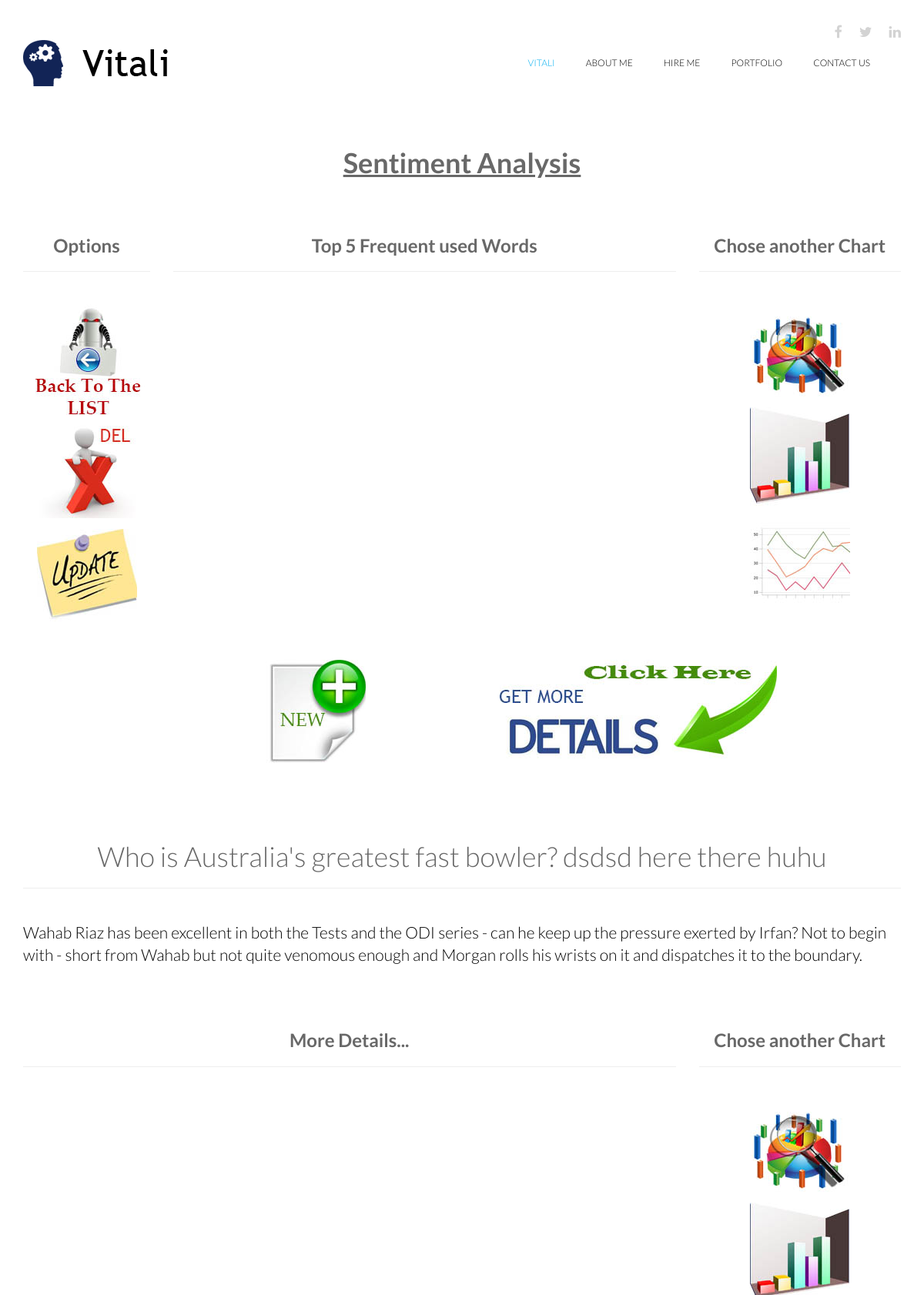
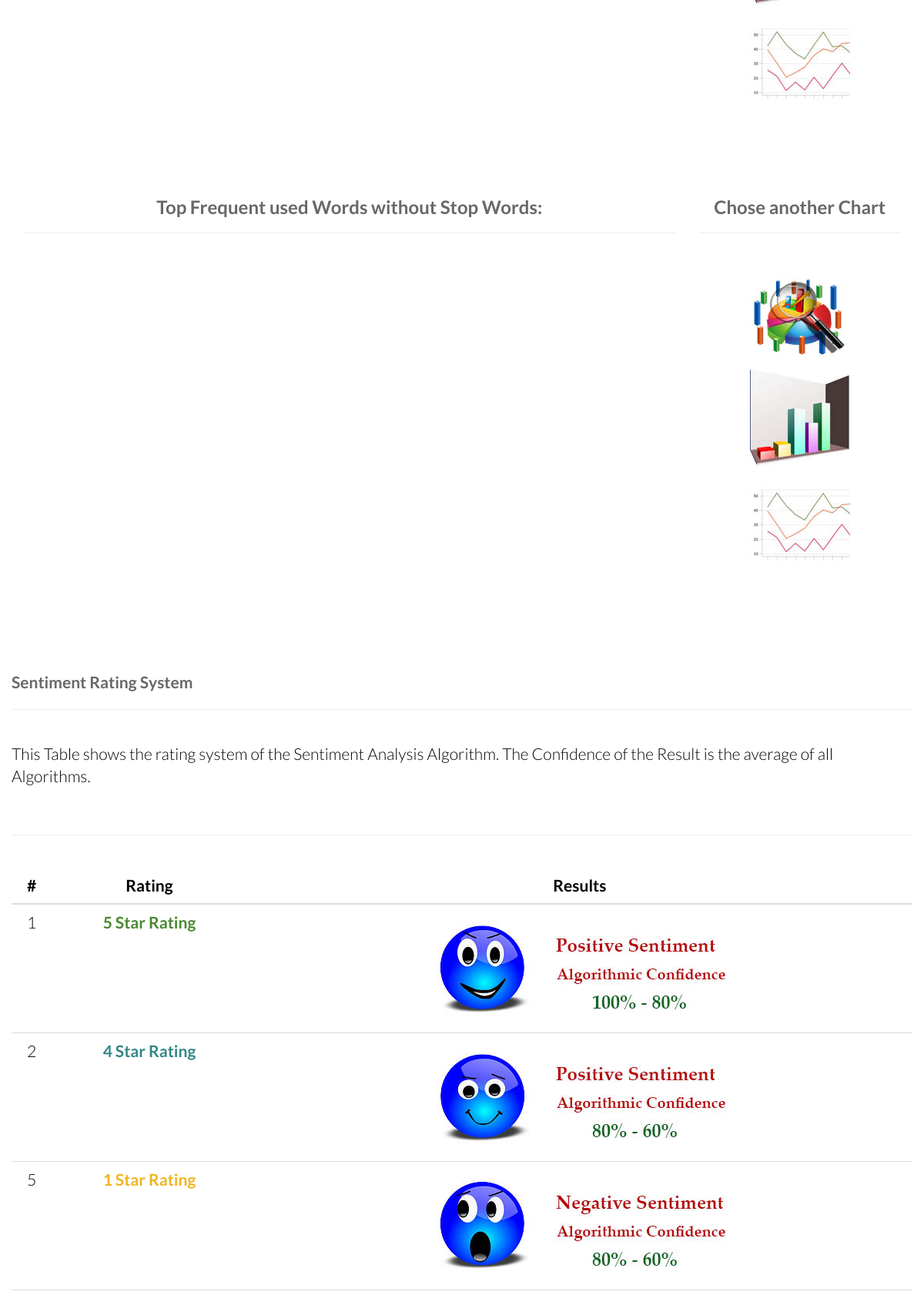
Screenshot of /sentiment/who-is-australias-greatest-fast-bowler-dsdsd-here-there-huhu/ (upper part) with the database file from the repository (2 pictures, top to bottom).
### messageboard/models.py (models this page shows, shortened)
class InputText(models.Model):
    title = models.CharField(max_length=255)
    content = models.TextField()
    created = models.DateTimeField(auto_now_add=True, auto_now=False)
    slug = models.SlugField(unique=True)
    def get_absolute_url(self):
        return reverse("sent_detail", kwargs={'slug':self.slug})

### messageboard/views.py (the view)
# urls.py: url(r'^sentiment/(?P<slug>[-\w]+)/$', SentimentDetail.as_view(), name="sent_detail"),
class SentimentDetail(DetailView):
    template_name = 'sentiment/detail.html'
    model = InputText
    def get_context_data(self, **kwargs):
        context = super(SentimentDetail, self).get_context_data(**kwargs)
        try:
            try:
                qrsAnalysis = SentAnalysis.objects.get(slug=self.object.slug)
            except:
                pass
            try:
                qrsMachineLearning = MachineLearning.objects.get(slug=self.object.slug)
            except:
                pass
            topW = TopWordsRetriever(qrsAnalysis.topWords)
            words, num = topW.topWords()
            context['stopWords'] = qrsAnalysis.stopWords
            context['totalWords'] = qrsAnalysis.totalWords
            context['averageWPS'] = int(qrsAnalysis.avWordsSentence)
            context['totalSentences'] = qrsAnalysis.totalSentences
            context['ratioWS'] = int(qrsAnalysis.ratioTotalStopwords)
            context['word1'] = words[0]
            context['word2'] = words[1]
            context['word3'] = words[2]
            context['word4'] = words[3]
            context['word5'] = words[4]
            context['num1'] = num[0]
            context['num2'] = num[1]
            context['num3'] = num[2]
            context['num4'] = num[3]
            context['num5'] = num[4]
            topCL = TopWordsRetriever(qrsAnalysis.topFiveWordsCleaned)
            wC, nC = topCL.topWords()
            context['wC1'] = wC[0]
            context['wC2'] = wC[1]
            context['wC3'] = wC[2]
            context['wC4'] = wC[3]
            context['wC5'] = wC[4]
            context['nC1'] = nC[0]
            context['nC2'] = nC[1]
            context['nC3'] = nC[2]
            context['nC4'] = nC[3]
            context['nC5'] = nC[4]
        except:
            pass
        try:
            context['swearingList'] = topCL.wordProcessing(qrsMachineLearning.swearingWords)
            context['positiveList'] = topCL.wordProcessing(qrsMachineLearning.positiveWords)
            context['negativeList'] = topCL.wordProcessing(qrsMachineLearning.negativeWords)
            context['naive'] = qrsMachineLearning.naiveBayes
            context['mnb'] = qrsMachineLearning.mnb
            context['bernoulli'] = qrsMachineLearning.bernoulliNB
            context['totalCat'] = qrsMachineLearning.totalCategory
            context['confidence'] =qrsMachineLearning.confidence
            context['poCo'] = qrsMachineLearning.positiveCounter
            context['neCo'] = qrsMachineLearning.negativeCounter
            context['swCo'] = qrsMachineLearning.swearingCounter
            context['rtwp'] = qrsMachineLearning.ratioTotalWordsPositive
            context['rtwn'] = qrsMachineLearning.ratioTotalWordsNegative
        except:
            pass
        return context

### messageboard/sentiment.py (called while the page is built)
    def topWords(self):
        regex = re.compile(r'\((.*?)\)')
        text = regex.findall(self.text)
        num = []
        words = []
        for i in text:
            num.append(i.split(",")[1])
            words.append(i.split(",")[0])
        return words, num

### templates/sentiment/detail.html (shortened to what this page needs)
{% extends 'base.html' %}
{% load static %}
{% block content %}
<div class="container">
<div class="row">
	<div class="col-sm-12 text-center">
			<h1><strong><u>Sentiment Analysis</u></strong></h1>
			<br/><br/>
	</div>
	<div class="col-sm-2 text-center">
		<h2><strong>Options</strong></h2>
		<hr/>
		<br/>
		<a href="{% url 'sent_list' %}"><img src="{% static 'vitali/images/portfolio/5.jpg' %}" />
		<a href="{{ object.get_absolute_url }}delete/"><img src="{% static 'vitali/images/portfolio/del.jpg' %}" />
		<a href="{{ object.get_absolute_url }}update/"><img src="{% static 'vitali/images/portfolio/update.jpg' %}" />
	</div>
	<div class="col-sm-7 text-center">
		<h2><strong>Top 5 Frequent used Words</strong></h2>
		<hr/>
		<br/>
		<div id="hc_container" style="width:100%; height:400px;"></div>
	</div>
	<div class="col-sm-3 text-center">
		<h2><strong>Chose another Chart</strong></h2>
		<hr/>
		<br/>
		<a href='#' class='change_type' id='pie'><img src="{% static 'vitali/images/portfolio/pie.jpg' %}" /></a>
		<a href='#' class='change_type' id='column'><img src="{% static 'vitali/images/portfolio/bar.jpg' %}" /></a>
		<a href='#' class='change_type' id='line'><img src="{% static 'vitali/images/portfolio/line.jpg' %}" /></a>
	</div>
	<div class="row">
        <div class="col-lg-4 text-center divider">
          <a href="{% url 'sent_create' %}"><img src="{% static 'vitali/images/portfolio/back.jpg' %}" /></a>
        </div>
        <div class="col-lg-4 text-center divider">
          <a href="#details"><img src="{% static 'vitali/images/portfolio/details.jpg' %}" /></a>
       </div>
    </div>
</div>
	<br/><br/><br/>
    <div class="row">
        <div class="col-md-12 text-center">
             <h1> {{object.title}}</h1>
			 <hr/>
			  <br/>
        </div>
       <div class="col-md-12">
        <p class="lead">{{object.content}}</p>
       </div>
    </div>
</div>
<div class='container' id="details">
	<br/><br/>
  <div class="row">
		<div class="col-sm-9 text-center">
		<h2><strong>More Details...</strong></h2>
		<hr/>
		<br/>
		<div id="hc_container2" style="width:100%; height:400px;"></div>
	</div>
	<div class="col-sm-3 text-center">
		<h2><strong>Chose another Chart</strong></h2>
		<hr/>
		<br/>
		<a href='#' class='change_type2' id='pie'><img src="{% static 'vitali/images/portfolio/pie.jpg' %}" /></a>
		<a href='#' class='change_type2' id='bar'><img src="{% static 'vitali/images/portfolio/bar.jpg' %}" /></a>
		<a href='#' class='change_type2' id='line'><img src="{% static 'vitali/images/portfolio/line.jpg' %}" /></a>
	</div>
  </div>
  <br/><br/>
</div>
<div class='container'>
	<br/><br/>
  <div class="row">
		<div class="col-sm-9 text-center">
		<h2><strong>Top Frequent used Words without Stop Words:</strong></h2>
		<hr/>
		<br/>
		<div id="hc_container3" style="width:100%; height:400px;"></div>
	</div>
	<div class="col-sm-3 text-center">
		<h2><strong>Chose another Chart</strong></h2>
		<hr/>
		<br/>
		<a href='#' class='change_type3' id='pie'><img src="{% static 'vitali/images/portfolio/pie.jpg' %}" /></a>
		<a href='#' class='change_type3' id='column'><img src="{% static 'vitali/images/portfolio/bar.jpg' %}" /></a>
		<a href='#' class='change_type3' id='line'><img src="{% static 'vitali/images/portfolio/line.jpg' %}" /></a>
	</div>
  </div>
  <br/><br/>
  <div class="row">
		<h1 class="lead divider"><strong>Sentiment Rating System</strong></h1>
		<hr/>
		  <br/>
		  <p class="lead">This Table shows the rating system of the Sentiment Analysis Algorithm. The Confidence of the Result is the average of all Algorithms.</p>
		  <br/>
		  <hr/>
		  <br/>
		  <div class="table-responsive">
		  <table class="table lead">
			<thead>
			  <tr>
				<th class="text-center">#</th>
				<th class="text-center">Rating</th>
				<th class="text-center">Results</th>
			  </tr>
			</thead>
			<tbody class="text-center">
			  <tr>
				<td>1</td>
				<td style="color: #4a8832"><strong>5 Star Rating</strong></td>
				<td><img src="{% static 'vitali/images/portfolio/5star.jpg' %}" /></td>
			  </tr>
			  <tr>
				<td>2</td>
				<td style="color: #328885"><strong>4 Star Rating</strong></td>
				<td><img src="{% static 'vitali/images/portfolio/4star.jpg' %}" /></td>
			  </tr>
			  <tr>
				<td>5</td>
				<td style="color: #eeb61f"><strong>1 Star Rating</strong></td>
				<td><img src="{% static 'vitali/images/portfolio/1star.jpg' %}" /></td>
			  </tr>
			    <tr>
				<td>6</td>
				<td style="color: #ee1f1f"><strong>0 Star Rating</strong></td>
				<td><img src="{% static 'vitali/images/portfolio/0star.jpg' %}" /></td>
			  </tr>
			</tbody>
		  </table>
  </div>
</div>
{% endblock content %}

### static/our_static/vitali/css/main.css (style rules this page uses)
body { background: #fff; font-family: 'Lato', sans-serif; font-weight: 300; font-size: 14px; line-height: 22px; color: #000; }
html { height: 100%; }
a { color:#C03035; }
a { -webkit-transition: 300ms; -moz-transition: 300ms; -o-transition: 300ms; transition: 300ms; }
h1, h2, h3, h4, h5, h6 { font-family: 'Lato', sans-serif; font-weight: 300; }
h1 { color: #686868; }
h2 { font-size: 24px; color: #686868; }

### templates/sentiment/detail.html (style rules this page uses)
.divider { padding-top: 60px !important; }

### rows the page displays
InputText: title "Who is Australia's greatest fast bowler? dsdsd here there huhu", content "Wahab Riaz has been excellent in both the Tests and the ODI series - can he keep up the pressure exerted by Irfan? Not to begin with - short from Wahab but not quite venomous enough and Morgan rolls his wrists on it and dispatches it to the boundary."
